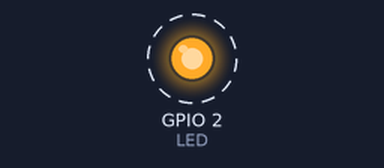
Bench run of a sketch on a simulated ESP8266 (NodeMCU). Parts: output pins drawn as LEDs (lit = HIGH). Dashed ring = blinking. What the sketch prints to the serial monitor is not drawn.

Above: at 0.5 s.
Timing chart, 0 to 3.0 s (numbered marks = the images above):
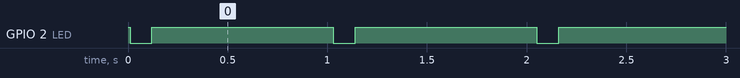

The sketch:

blink_led_ticker.ino
```cpp
/*
 * Простой "Blink LED" для ESP8266 с использованием таймера (Arduino Ticker'а)
 */

#include <Ticker.h>

#define LED LED_BUILTIN // голубой светодиод на плате подключен к GPIO2 и GND
#define LED_INVERT 1    // признак инверсии сигнала управления светодиодом {1|0}

#define BAUDRATE 115200 // скорость UART бит/с

#define TICKER_MS 10 // перид Тикера [ms]
#define TICKER_HZ (1000/TICKER_MS) // частота Тикера [Гц]

#define LED_ON  10 // время включения светодиода в тиках
#define LED_OFF 90 // время выключения светодиода в тиках

Ticker ticker;

volatile uint8_t  ticker_flag = 0; // флаг от тикера
volatile uint32_t ticker_cnt  = 0; // счетчик тиков

uint8_t  led = LOW;   // состояние светодиода
uint32_t led_cnt = 0; // счетчик в тиках таймера состояния светодиода

void ticker_callback() {
  ticker_flag = 1;
  ticker_cnt++;
}
void setup() {
  // set LED pin mode to output
  pinMode(LED, OUTPUT);
  digitalWrite(LED, (led = LOW) ^ LED_INVERT);

  // setup Ticker (FIXME: возможно это как "Из пушки по воробьям!")
  //ticker.attach_ms_scheduled(TICKER_MS, ticker_callback);
  ticker.attach_ms(TICKER_MS, ticker_callback);

  Serial.begin(BAUDRATE);

  Serial.println("\nHello ESP8266!");
  Serial.flush();
}

// функция вызываемая с частотой тиков из контекста главного цикла
// для управления миганием светодиода
void led_callback()
{
  if (led_cnt == 0)
  {
    if (led == LOW)
    {
      led = HIGH;
      led_cnt = LED_ON;
    }
    else // led == HIGH
    {
      led = LOW;
      led_cnt = LED_OFF;
    }
    digitalWrite(LED, led ^ LED_INVERT);
  }
  else
    led_cnt--;
}

// функция вызываемая из контектса главного цикла с периодом 1 сек
void on_second()
{
  Serial.printf("ticker_cnt = %u\n", ticker_cnt);
  Serial.flush();
}

uint32_t t0 = 0, t1;

void loop() {
  if (ticker_flag) {
    ticker_flag = 0;
    led_callback();
  }

  for (t1 = ticker_cnt; t1 - t0 >= TICKER_HZ; t0 += TICKER_HZ) {
    on_second();
  }

  // TODO: тут хорошо бы перевести SoC в легкий сон до следующего прерывания таймера
  //yield();
}
```

Measured:
- by itself, GPIO 2 (LED): alternates HIGH for 0.91 s and LOW for 0.11 s
